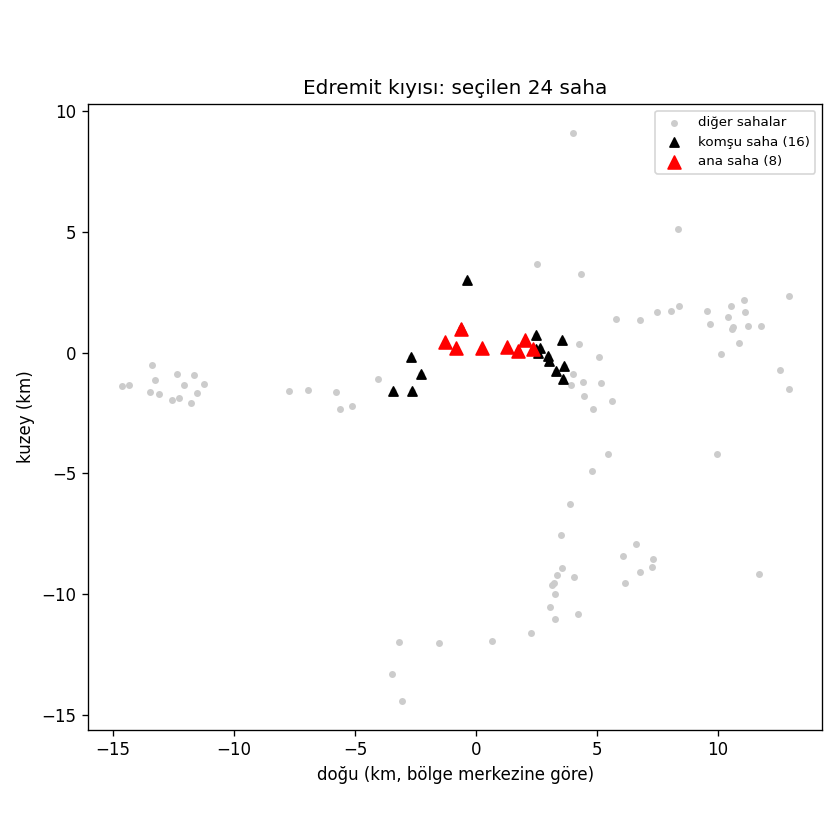

The script that saved this image:
"""Windows: steps 1-2 for the second region, Edremit coast (DISTRICT_0008). Rule written before running:

Step 1, sites (24, as Sindirgi: 8 evaluation + 16 neighbours; Sindirgi showed 24 is enough, to be re-checked
with the fast model in step 3):
- Centre = mean coordinate of the DISTRICT_0008 sites (39.5851 N, 26.8971 E, Akcay coast).
- Evaluation sites = the 8 DISTRICT_0008 sites nearest the centre that have at least one cell with >= 100
  hourly Experia records (Sindirgi evaluation cells had >= 137).
- Neighbour sites = the next 16 sites nearest the centre from the full coordinate inventory, with or without
  Experia data, any district.
- Local metres: same east-north plane formula as Sindirgi (deneyler/07), origin = the centre.
- Sector hypothesis S0 as Sindirgi: 3 sectors per site, one carrier (B3); rotations later (step 3).
Step 2, data (operator data: local only, *.csv.gz is git-ignored):
- experia_cells.csv.gz: all Experia hourly rows of the cells of the 24 sites.
- kpi_cells.csv.gz: all 15-min KPI rows of those cells from the ten KPI workbooks (same columns as
  deneyler/09 + RACH TA and handover success, as deneyler/13).
Outputs: inputs/sites_edremit.csv, secim.json (cell lists, counts, hashes), secim.png."""
from pathlib import Path
import gzip
import hashlib
import json
import sys
import time

import numpy as np
import pandas as pd
import matplotlib
matplotlib.use('Agg')
import matplotlib.pyplot as plt

sys.stdout.reconfigure(encoding='utf-8')
HERE = Path(__file__).resolve().parent
P = HERE.parent.parent/'ana_proje'
REGIONS = {'edremit': ['DISTRICT_0008'], 'balikesir': ['DISTRICT_0001', 'DISTRICT_0014']}
A, F = 6378137.0, 1/298.257223563
E2 = F*(2 - F)
KEEP = ['DATETIME', 'CELL', 'EUtranCell_Availability_PC_ERI', 'Avg_Sim_RRC_Connected_User_Num_ERI',
        'DL_PRB_Util_%_ERI', 'UL_PRB_Util_%_ERI', 'DLTRF_VOLUME_MBYTE_ERI', 'ULTRF_Volume_Mbyte',
        'DL_PDCP_USER_THPUT_ERI', 'DL_PDCP_Cell_Thput_ERI', 'Avg_CQI_ERI', 'ERAB_Drop_PC_ERI',
        'Avg_RACH_TA_ERI', 'Intra_Freq_Hand_Succ_PC', 'Inter_Freq_Hand_Succ_PC']


def ecef(lat, lon):
    p, l = np.radians(lat), np.radians(lon)
    n = A/np.sqrt(1 - E2*np.sin(p)**2)
    return np.column_stack((n*np.cos(p)*np.cos(l), n*np.cos(p)*np.sin(l), n*(1 - E2)*np.sin(p)))


def to_xy(lat, lon, lat0, lon0):
    p, l = np.radians(lat0), np.radians(lon0)
    R = np.array([[-np.sin(l), np.cos(l), 0], [-np.sin(p)*np.cos(l), -np.sin(p)*np.sin(l), np.cos(p)]])
    return (ecef(np.asarray(lat), np.asarray(lon)) - ecef([lat0], [lon0])) @ R.T


def main(region='edremit'):
    sfx = '' if region == 'edremit' else '_' + region
    t0 = time.time()
    coords = pd.read_excel(P/'cell_site_coordinates/cell_site_coordinates.xlsx')
    exp = pd.read_excel(P/'experia/experia.xlsx')
    print('read', round(time.time() - t0), 's', flush=True)
    sites = coords.drop_duplicates('site').set_index('site')[['lat', 'lon']]
    exp['site'] = exp.FIRSTCELL.map(coords.set_index('cell').site)
    hours = exp.groupby(['site', 'FIRSTCELL']).size()
    good = set(hours[hours >= 100].index.get_level_values(0))
    dist_sites = exp[exp.DISTRICT_NAME.isin(REGIONS[region])].site.dropna().unique()
    lat0, lon0 = sites.loc[dist_sites, 'lat'].mean(), sites.loc[dist_sites, 'lon'].mean()
    xy = to_xy(sites.lat.to_numpy(), sites.lon.to_numpy(), lat0, lon0)
    sites['x_m'], sites['y_m'] = xy[:, 0], xy[:, 1]
    sites['d_m'] = np.hypot(sites.x_m, sites.y_m)
    cand = sites.loc[[s for s in dist_sites if s in good]].sort_values('d_m')
    ev = list(cand.index[:8])
    nb = list(sites.drop(ev).sort_values('d_m').index[:16])
    chosen = sites.loc[ev + nb].copy()
    chosen['role'] = ['Evaluation']*8 + ['Interference buffer']*16
    chosen['sector_count'] = 3
    chosen['carriers'] = 'B3'
    chosen['rotation_deg'] = 0.0          # set per antenna draw in step 3
    out = chosen.reset_index()[['site', 'role', 'x_m', 'y_m', 'rotation_deg', 'sector_count', 'carriers']]
    (HERE/'inputs').mkdir(exist_ok=True)
    for c in ['x_m', 'y_m']:
        out[c] = out[c].map(lambda v: f'{v:.9f}')
    out.to_csv(HERE/f'inputs/sites_{region}.csv', index=False, lineterminator='\n')
    cells = coords[coords.site.isin(chosen.index)]
    cell_set = set(cells.cell)
    e = exp[exp.FIRSTCELL.isin(cell_set)]
    e.to_csv(HERE/f'experia_cells{sfx}.csv.gz', index=False, compression='gzip')
    kfiles = sorted(P.glob('LTE Main KPI_*/*.xlsx'))
    assert len(kfiles) == 10
    parts = []
    for f in kfiles:
        k = pd.read_excel(f, usecols=lambda c: c in KEEP)
        parts.append(k[k.CELL.isin(cell_set)])
        print(f.name[:40], len(parts[-1]), round(time.time() - t0), 's', flush=True)
    kp = pd.concat(parts)
    kp['site'] = kp.CELL.map(cells.set_index('cell').site)
    kp.to_csv(HERE/f'kpi_cells{sfx}.csv.gz', index=False, compression='gzip')
    per = {s: {'role': chosen.role[s], 'd_center_km': round(chosen.d_m[s]/1000, 2),
               'cells_inventory': int((cells.site == s).sum()),
               'cells_experia': int(e[e.site == s].FIRSTCELL.nunique()), 'experia_rows': int((e.site == s).sum()),
               'cells_kpi': int(kp[kp.site == s].CELL.nunique())} for s in chosen.index}
    meta = {'rule': __doc__, 'centre_lat_lon': [lat0, lon0], 'district_sites': int(len(dist_sites)),
            'district_sites_with_data': int(len(cand)), 'sites': per,
            'experia_rows': int(len(e)), 'kpi_rows': int(len(kp)),
            'hashes': {n: hashlib.sha256((HERE/n).read_bytes()).hexdigest() for n in [f'experia_cells{sfx}.csv.gz', f'kpi_cells{sfx}.csv.gz']}}
    (HERE/f'secim{sfx}.json').write_text(json.dumps(meta, indent=1, ensure_ascii=False), encoding='utf-8')
    fig, ax = plt.subplots(figsize=(7, 7))
    allxy = sites[sites.d_m < 15000]
    ax.scatter(allxy.x_m/1000, allxy.y_m/1000, c='#cccccc', s=10, label='diğer sahalar')
    b = chosen[chosen.role != 'Evaluation']
    ax.scatter(b.x_m/1000, b.y_m/1000, marker='^', c='k', s=30, label='komşu saha (16)')
    v = chosen[chosen.role == 'Evaluation']
    ax.scatter(v.x_m/1000, v.y_m/1000, marker='^', c='red', s=60, label='ana saha (8)')
    ax.set_aspect('equal'); ax.set_xlabel('doğu (km, bölge merkezine göre)'); ax.set_ylabel('kuzey (km)')
    ax.set_title(('Edremit kıyısı' if region == 'edremit' else 'Balıkesir merkez') + ': seçilen 24 saha'); ax.legend(fontsize=8)
    fig.tight_layout(); fig.savefig(HERE/f'secim{sfx}.png', dpi=120)
    print(json.dumps({k: v for k, v in meta.items() if k not in ('rule', 'sites', 'hashes')}, ensure_ascii=False))
    print(pd.DataFrame(per).T.to_string())


if __name__ == '__main__':
    main(sys.argv[1] if len(sys.argv) > 1 else 'edremit')
